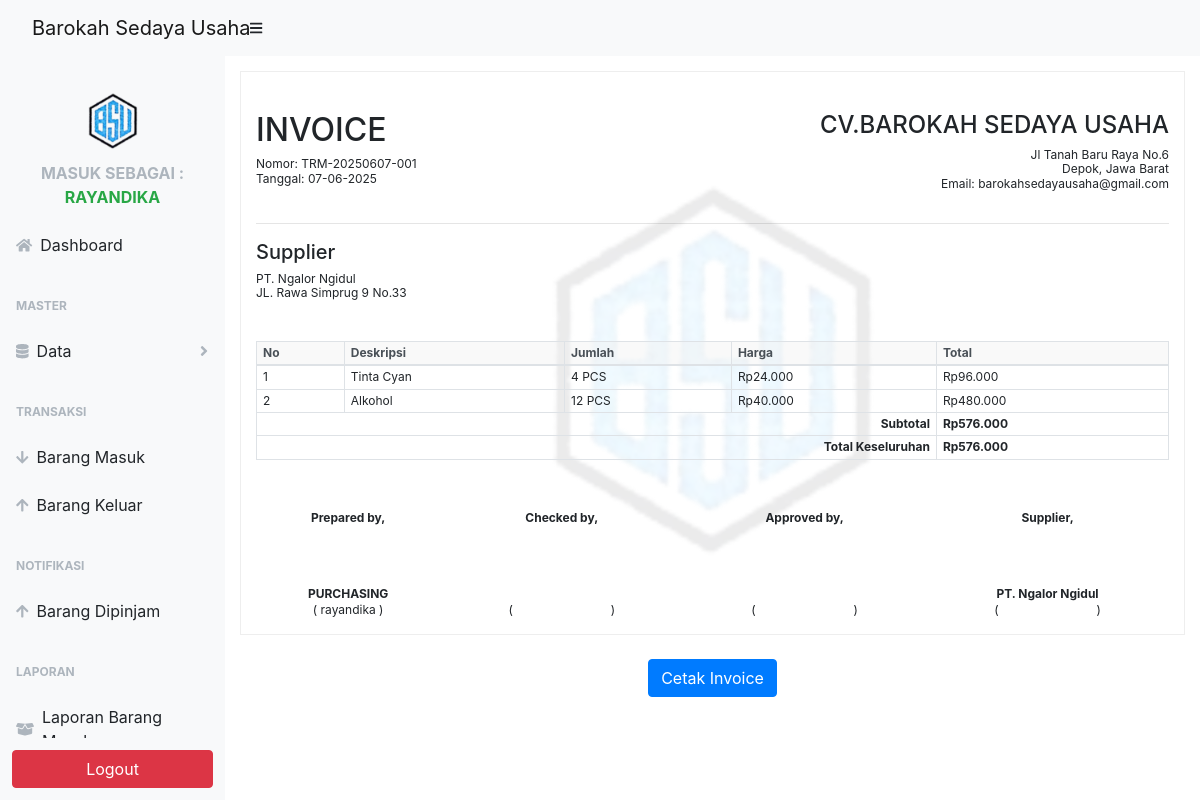
The page /admin/index.php?page=detailmasuk&kode=TRM-20250607-001 (signed in) on the database its author committed.
### tables this page shows
CREATE TABLE `barangmasuk` (
  `id_masuk` int(11) NOT NULL,
  `kode_masuk` varchar(100) NOT NULL,
  `id_barang` int(11) DEFAULT NULL,
  `jumlah` int(11) NOT NULL,
  `harga` decimal(15,2) DEFAULT NULL,
  `total` decimal(15,2) DEFAULT NULL,
  `tanggal_masuk` date NOT NULL DEFAULT current_timestamp(),
  `id_supplier` int(11) DEFAULT NULL,
  `keterangan` text DEFAULT NULL,
  `id_user` int(11) DEFAULT NULL
);

CREATE TABLE `supplier` (
  `id_supplier` int(11) NOT NULL,
  `nama_supplier` varchar(100) NOT NULL,
  `alamat` text NOT NULL,
  `telepon` varchar(20) NOT NULL,
  `email` varchar(100) DEFAULT NULL,
  `tanggal_dibuat` timestamp NOT NULL DEFAULT current_timestamp()
);

CREATE TABLE `databarang` (
  `id_barang` int(11) NOT NULL,
  `nama_barang` varchar(255) NOT NULL,
  `id_jenis` int(11) DEFAULT NULL,
  `id_satuan` int(11) DEFAULT NULL,
  `stok` int(11) NOT NULL,
  `tanggal_ditambahkan` timestamp NOT NULL DEFAULT current_timestamp(),
  `id_supplier` int(11) DEFAULT NULL
);

CREATE TABLE `satuan` (
  `id_satuan` int(11) NOT NULL,
  `satuan` varchar(50) NOT NULL
);

### admin/page/barangmasuk/detail.php (the view, shortened to what this page needs)
<?php
include '../koneksi.php';
$kode_masuk = $_GET['kode'] ?? null;
$sql = $conn->prepare("
    SELECT bm.*, db.nama_barang, s.satuan, sup.nama_supplier, sup.alamat
    FROM barangmasuk bm
    JOIN databarang db ON bm.id_barang = db.id_barang
    JOIN satuan s ON db.id_satuan = s.id_satuan
    JOIN supplier sup ON bm.id_supplier = sup.id_supplier
    WHERE bm.kode_masuk = ?
");
$sql->bind_param("s", $kode_masuk);
$sql->execute();
$result = $sql->get_result();
$data = $result->fetch_assoc();
$nama_supplier = $data['nama_supplier'];
?>
<link rel="stylesheet" href="https://stackpath.bootstrapcdn.com/bootstrap/4.5.2/css/bootstrap.min.css" />
<div class="container" id="print-area">
  <div class="invoice-box">
    <img src="logoBarokah.png" alt="Logo Watermark" class="watermark-logo" />
    <div class="invoice-content">
      <div class="row">
        <div class="col-md-6">
          <h2>INVOICE</h2>
          <p>Nomor: <?= htmlspecialchars($data['kode_masuk']) ?><br />
            Tanggal: <?= date('d-m-Y', strtotime($data['tanggal_masuk'])) ?></p>
        </div>
        <div class="col-md-6 text-right">
          <h4>CV.BAROKAH SEDAYA USAHA</h4>
          <p>
            Jl Tanah Baru Raya No.6<br />
            Depok, Jawa Barat<br />
            Email: barokahsedayausaha@gmail.com
          </p>
        </div>
      </div>
      <hr />
      <div class="row mb-4">
        <div class="col-md-6">
          <h5>Supplier</h5>
          <p>
            <?= htmlspecialchars($data['nama_supplier']) ?><br />
            <?= htmlspecialchars($data['alamat']) ?>
          </p>
        </div>
      </div>
      <table class="table table-bordered">
        <thead class="thead-light">
          <tr>
            <th>No</th>
            <th>Deskripsi</th>
            <th>Jumlah</th>
            <th>Harga</th>
            <th>Total</th>
          </tr>
        </thead>
        <tbody>
          <?php
          $no = 1;
          $totalSubtotal = 0;
          $sqlDetail = $conn->prepare("
            SELECT bm.*, db.nama_barang, s.satuan
            FROM barangmasuk bm
            JOIN databarang db ON bm.id_barang = db.id_barang
            JOIN satuan s ON db.id_satuan = s.id_satuan
            WHERE bm.kode_masuk = ?
            ORDER BY bm.id_masuk DESC
          ");
          $sqlDetail->bind_param("s", $kode_masuk);
          $sqlDetail->execute();
          $resultDetail = $sqlDetail->get_result();
          while ($row = $resultDetail->fetch_assoc()) {
            $totalBaris = $row['jumlah'] * $row['harga'];
            $totalSubtotal += $totalBaris;
          ?>
            <tr>
              <td><?= $no++; ?></td>
              <td><?= htmlspecialchars($row['nama_barang']) ?></td>
              <td><?= $row['jumlah'] ?> <?= htmlspecialchars($row['satuan']) ?></td>
              <td>Rp<?= number_format($row['harga'], 0, ',', '.') ?></td>
              <td>Rp<?= number_format($totalBaris, 0, ',', '.') ?></td>
            </tr>
          <?php } ?>
          <tr>
            <td colspan="4" class="text-right"><strong>Subtotal</strong></td>
            <td><strong>Rp<?= number_format($totalSubtotal, 0, ',', '.') ?></strong></td>
          </tr>
          <tr>
            <td colspan="4" class="text-right"><strong>Total Keseluruhan</strong></td>
            <td><strong>Rp<?= number_format($totalSubtotal, 0, ',', '.') ?></strong></td>
          </tr>
        </tbody>
      </table>
      <table style="width:100%; margin-top: 50px; text-align: center;">
  <tr>
    <td><strong>Prepared by,</strong></td>
    <td><strong>Checked by,</strong></td>
    <td><strong>Approved by,</strong></td>
    <td><strong>Supplier,</strong></td>
  </tr>
  <tr style="height: 60px;">
    <td></td>
    <td></td>
    <td></td>
    <td></td>
  </tr>
  <tr>
    <td><strong>PURCHASING</strong></td>
    <td></td>
    <td></td>
    <td><strong><?= htmlspecialchars($nama_supplier) ?></strong></td>
  </tr>
  <tr>
    <td>( <?= htmlspecialchars($_SESSION['username']) ?> )</td>
    <td>(  &nbsp;&nbsp;&nbsp;&nbsp;&nbsp;&nbsp;&nbsp;&nbsp;&nbsp;&nbsp;&nbsp;&nbsp;&nbsp;&nbsp;&nbsp;&nbsp;&nbsp;&nbsp;&nbsp;&nbsp;&nbsp;&nbsp;&nbsp;&nbsp;&nbsp;&nbsp;&nbsp; )</td>
    <td>(  &nbsp;&nbsp;&nbsp;&nbsp;&nbsp;&nbsp;&nbsp;&nbsp;&nbsp;&nbsp;&nbsp;&nbsp;&nbsp;&nbsp;&nbsp;&nbsp;&nbsp;&nbsp;&nbsp;&nbsp;&nbsp;&nbsp;&nbsp;&nbsp;&nbsp;&nbsp;&nbsp; )</td>
    <td>(  &nbsp;&nbsp;&nbsp;&nbsp;&nbsp;&nbsp;&nbsp;&nbsp;&nbsp;&nbsp;&nbsp;&nbsp;&nbsp;&nbsp;&nbsp;&nbsp;&nbsp;&nbsp;&nbsp;&nbsp;&nbsp;&nbsp;&nbsp;&nbsp;&nbsp;&nbsp;&nbsp; )</td>
  </tr>
</table>
    </div>
  </div>
</div>
<div class="text-center mt-4 mb-5">
  <button id="print-btn" class="btn btn-primary" onclick="printInvoice()">Cetak Invoice</button>
</div>

### admin/index.php (shortened to what this page needs)
<?php
require '../koneksi.php';
?>
<!DOCTYPE html>
<html lang="en">
<head>
    <link href="../css/styles.css" rel="stylesheet" />
    <link href="https://cdn.datatables.net/1.10.20/css/dataTables.bootstrap4.min.css" rel="stylesheet" />
</head>
<body class="sb-nav-fixed">
    <nav class="sb-topnav navbar navbar-expand navbar-light bg-light">
        <a class="navbar-brand" href="?page=home">Barokah Sedaya Usaha</a>
        <button class="btn btn-link btn-sm order-1 order-lg-0" id="sidebarToggle" href="#"><i class="fas fa-bars"></i></button>
    </nav>
    <div id="layoutSidenav">
        <div id="layoutSidenav_nav">
            <nav class="sb-sidenav accordion sb-sidenav-light" id="sidenavAccordion">
                <div class="sb-sidenav-menu">
                    <div class="nav">
                        <div class="sb-sidenav-menu-heading text-center">
                            <img src="../images/logoBarokah.png" alt="Logo" class="img-fluid mb-2" style="max-width: 60px;">
                            <?php
                            $role = isset($_SESSION['role']) ? $_SESSION['username'] : 'Tidak di Kenal';
                            ?>
                            <div class="font-weight-bold" style="font-size: 16px;">Masuk sebagai :
                                <span class="text-uppercase" style="color: #28a745;">
                                    <?php echo ucfirst($role);
                                    ?>
                                </span>
                            </div>
                        </div>
                        <a class="nav-link" href="?page=home">
                            <div class="sb-nav-link-icon"><i class="fas fa-home"></i></div>
                            Dashboard
                        </a>
                        <div class="sb-sidenav-menu-heading">Master</div>
                        <a class="nav-link collapsed" href="#" data-toggle="collapse" data-target="#collapseLayouts" aria-expanded="false" aria-controls="collapseLayouts">
                            <div class="sb-nav-link-icon"><i class="fas fa-database"></i></div>
                            Data
                            <div class="sb-sidenav-collapse-arrow"><i class="fas fa-angle-down"></i></div>
                        </a>
                        <div class="sb-sidenav-menu-heading">Transaksi</div>
                        <a class="nav-link" href="?page=barangmasuk">
                            <div class="sb-nav-link-icon"><i class="fas fa-arrow-down"></i></div>
                            Barang Masuk
                        </a>
                        <a class="nav-link" href="?page=barangkeluar">
                            <div class="sb-nav-link-icon"><i class="fas fa-arrow-up"></i></div>
                            Barang Keluar
                        </a>
                        <div class="sb-sidenav-menu-heading">Notifikasi</div>
                        <a class="nav-link" href="?page=inboxkeluar">
                            <div class="sb-nav-link-icon"><i class="fas fa-arrow-up"></i></div>
                            Barang Dipinjam
                        </a>
                        <div class="sb-sidenav-menu-heading">Laporan</div>
                        <a class="nav-link" href="?page=laporan_barangmasuk">
                            <div class="sb-nav-link-icon"><i class="fas fa-box-open"></i></div>
                            Laporan Barang Masuk
                        </a>
                    </div>
                </div>
                <div class="sb-sidenav-footer bg-light text-center">
                    <a href="../logout.php" class="btn btn-danger w-100">Logout</a>
                </div>
            </nav>
        </div>
        <div id="layoutSidenav_content">
            <main>
                <?php
                $page = isset($_GET['page']) ? $_GET['page'] : '';
                if (isset($_GET['aksi'])) {
                    $aksi = $_GET['aksi'];
                } else {
                    $aksi = "";
                }
                if ($page == "detailmasuk") {
                    if ($aksi == "") {
                        include "page/barangmasuk/detail.php";
                    }
                }
                ?>
            </main>
            <footer class="py-4 mt-auto"></footer>
        </div>
    </div>
</body>
</html>

### admin/page/barangmasuk/detail.php (style rules this page uses)
.invoice-box { border: 1px solid #eee; padding: 15px; margin-top: 15px; background: #fff; font-size: 12px; line-height: 1.2; position: relative; }
.watermark-logo { position: absolute; top: 50%; left: 50%; width: 400px; max-width: 80%; opacity: 0.08; transform: translate(-50%, -50%); z-index: 0; }
.invoice-content { position: relative; z-index: 1; }
table.table { width: 100%; font-size: 12px; background-color: transparent !important; border-color: #999 !important; }
table.table th, table.table td { padding: 4px 6px; vertical-align: middle; background-color: transparent !important; }
thead.thead-light th { background-color: rgba(240, 240, 240, 0.4) !important; }

### rows shown on the page
barangmasuk: kode_masuk "TRM-20250607-001", tanggal_masuk "07-06-2025", id_barang.nama_barang "Alkohol", jumlah "12", satuan.satuan "PCS", harga "40.000", totalBaris "480.000"
supplier: nama_supplier "PT. Ngalor Ngidul", alamat "JL. Rawa Simprug 9 No.33"
barangmasuk: id_barang.nama_barang "Tinta Cyan", jumlah "4", satuan.satuan "PCS", harga "24.000", totalBaris "96.000"

### other values the page prints
$role "RAYANDIKA"
$totalSubtotal "576.000"
$_SESSION['username'] "rayandika"
